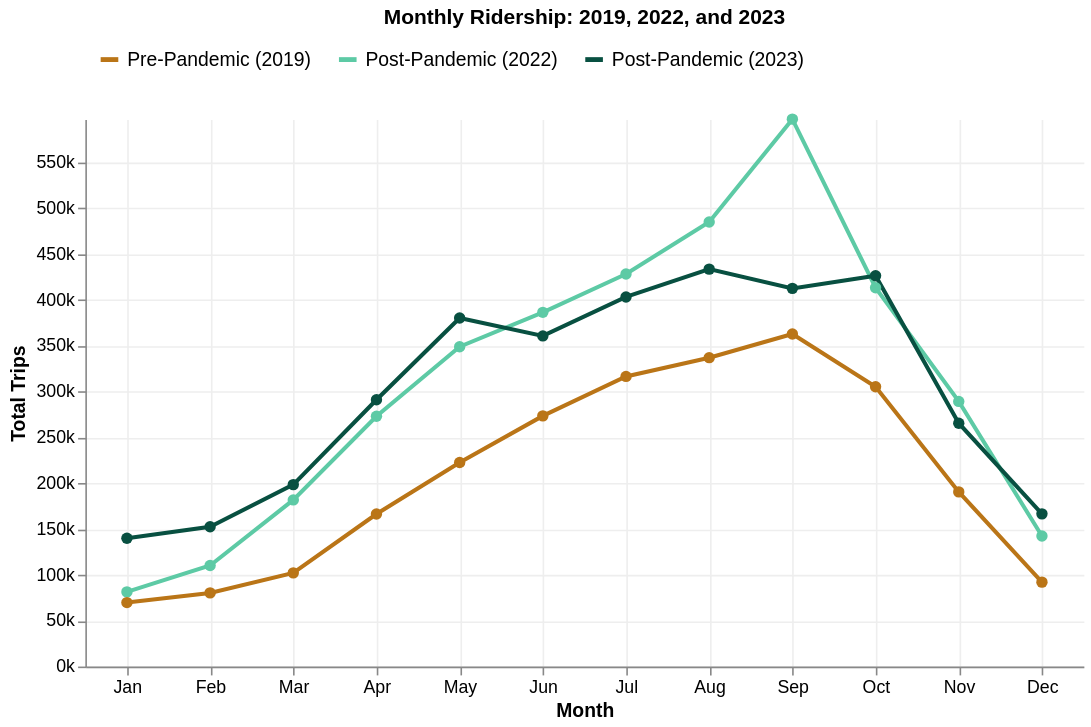

Write notebook code for a chart like this one.
### Markdown cell above
### Chart

### Code cell
year_select = alt.selection_point(fields=['period'], bind='legend')

tooltip = [
    alt.Tooltip('month_name:N',  title='Month'),
    alt.Tooltip('month_total:Q', title='Total trips',    format=','),
    alt.Tooltip('sub_count:Q',   title='Subscribers',    format=','),
    alt.Tooltip('sub_pct:Q',     title='Subscriber %',   format='.1f'),
    alt.Tooltip('cus_count:Q',   title='Casual riders',  format=','),
    alt.Tooltip('cus_pct:Q',     title='Casual %',       format='.1f'),
]

base = alt.Chart(monthly).encode(
    x=alt.X('month_name:N',
            sort=MONTH_ORDER,
            title='Month',
            axis=alt.Axis(labelAngle=0)),
    color=alt.Color('period:N',
                    sort=PERIOD_ORDER,
                    scale=alt.Scale(
                        domain=list(COLORS.keys()),
                        range=list(COLORS.values())
                    ),
                    legend=alt.Legend(
                        title=None,
                        orient='top',
                        symbolType='stroke',
                        symbolStrokeWidth=3,
                        labelFontSize=12,
                    )),
)

lines = base.mark_line(
    strokeWidth=2.5,
    point=alt.OverlayMarkDef(size=50, filled=True)
).encode(
    y=alt.Y('month_total:Q',
            title='Total Trips',
            axis=alt.Axis(format='~s'),
            scale=alt.Scale(domainMin=0)),
    opacity=alt.condition(year_select, alt.value(1.0), alt.value(0.15)),
    tooltip=tooltip
).add_params(year_select)

viz1_chart = lines.properties(
    title='Monthly Ridership: 2019, 2022, and 2023',
    width=620,
    height=340,
).configure_view(
    strokeWidth=0
).configure_axis(
    grid=True,
    gridColor='#eeeeee',
    labelFontSize=11,
    titleFontSize=12,
).configure_legend(
    labelFontSize=12,
    symbolSize=120,
    padding=8,
)

viz1_chart.display()

### Figure 1 — Vega-Lite specification as saved in the notebook (floating-point values rounded to 4 significant figures)
{"config": {"view": {"continuousWidth": 300, "continuousHeight": 300, "strokeWidth": 0}, "axis": {"grid": true, "gridColor": "#eeeeee", "labelFontSize": 11, "titleFontSize": 12}, "legend": {"labelFontSize": 12, "padding": 8, "symbolSize": 120}}, "data": {"name": "data-fcb388ecd736359938dc05faa99c8392"}, "mark": {"type": "line", "point": {"filled": true, "size": 50}, "strokeWidth": 2.5}, "encoding": {"color": {"field": "period", "legend": {"labelFontSize": 12, "orient": "top", "symbolStrokeWidth": 3, "symbolType": "stroke", "title": null}, "scale": {"domain": ["Pre-Pandemic (2019)", "Post-Pandemic (2022)", "Post-Pandemic (2023)"], "range": ["#BA7517", "#5DCAA5", "#085041"]}, "sort": ["Pre-Pandemic (2019)", "Post-Pandemic (2022)", "Post-Pandemic (2023)"], "type": "nominal"}, "opacity": {"condition": {"param": "param_87696c9352ab385f", "value": 1.0}, "value": 0.15}, "tooltip": [{"field": "month_name", "title": "Month", "type": "nominal"}, {"field": "month_total", "format": ",", "title": "Total trips", "type": "quantitative"}, {"field": "sub_count", "format": ",", "title": "Subscribers", "type": "quantitative"}, {"field": "sub_pct", "format": ".1f", "title": "Subscriber %", "type": "quantitative"}, {"field": "cus_count", "format": ",", "title": "Casual riders", "type": "quantitative"}, {"field": "cus_pct", "format": ".1f", "title": "Casual %", "type": "quantitative"}], "x": {"axis": {"labelAngle": 0}, "field": "month_name", "sort": ["Jan", "Feb", "Mar", "Apr", "May", "Jun", "Jul", "Aug", "Sep", "Oct", "Nov", "Dec"], "title": "Month", "type": "nominal"}, "y": {"axis": {"format": "~s"}, "field": "month_total", "scale": {"domainMin": 0}, "title": "Total Trips", "type": "quantitative"}}, "height": 340, "params": [{"name": "param_87696c9352ab385f", "select": {"type": "point", "fields": ["period"]}, "bind": "legend"}], "title": "Monthly Ridership: 2019, 2022, and 2023", "width": 620, "$schema": "https://vega.github.io/schema/vega-lite/v6.1.0.json", "datasets": {"data-fcb388ecd736359938dc05faa99c8392": [{"period": "Post-Pandemic (2022)", "month": 1, "month_name": "Jan", "month_total": 81478, "sub_count": 72611, "sub_avg_dur": 12.3, "sub_pct": 89.1, "cus_pct": 10.9, "cus_count": 8867}, {"period": "Post-Pandemic (2022)", "month": 2, "month_name": "Feb", "month_total": 110248, "sub_count": 94843, "sub_avg_dur": 12.4, "sub_pct": 86.0, "cus_pct": 14.0, "cus_count": 15405}, {"period": "Post-Pandemic (2022)", "month": 3, "month_name": "Mar", "month_total": 181849, "sub_count": 142666, "sub_avg_dur": 12.7, "sub_pct": 78.5, "cus_pct": 21.5, "cus_count": 39183}, {"period": "Post-Pandemic (2022)", "month": 4, "month_name": "Apr", "month_total": 273170, "sub_count": 199985, "sub_avg_dur": 12.9, "sub_pct": 73.2, "cus_pct": 26.8, "cus_count": 73185}, {"period": "Post-Pandemic (2022)", "month": 5, "month_name": "May", "month_total": 349030, "sub_count": 234320, "sub_avg_dur": 13.8, "sub_pct": 67.1, "cus_pct": 32.9, "cus_count": 114710}, {"period": "Post-Pandemic (2022)", "month": 6, "month_name": "Jun", "month_total": 386576, "sub_count": 265391, "sub_avg_dur": 14.4, "sub_pct": 68.7, "cus_pct": 31.3, "cus_count": 121185}, {"period": "Post-Pandemic (2022)", "month": 7, "month_name": "Jul", "month_total": 428476, "sub_count": 290686, "sub_avg_dur": 14.2, "sub_pct": 67.8, "cus_pct": 32.2, "cus_count": 137790}, {"period": "Post-Pandemic (2022)", "month": 8, "month_name": "Aug", "month_total": 485176, "sub_count": 372182, "sub_avg_dur": 15.5, "sub_pct": 76.7, "cus_pct": 23.3, "cus_count": 112994}, {"period": "Post-Pandemic (2022)", "month": 9, "month_name": "Sep", "month_total": 597449, "sub_count": 512363, "sub_avg_dur": 15.5, "sub_pct": 85.8, "cus_pct": 14.2, "cus_count": 85086}, {"period": "Post-Pandemic (2022)", "month": 10, "month_name": "Oct", "month_total": 413453, "sub_count": 304247, "sub_avg_dur": 13.1, "sub_pct": 73.6, "cus_pct": 26.4, "cus_count": 109206}, {"period": "Post-Pandemic (2022)", "month": 11, "month_name": "Nov", "month_total": 289350, "sub_count": 223737, "sub_avg_dur": 12.7, "sub_pct": 77.3, "cus_pct": 22.7, "cus_count": 65613}, {"period": "Post-Pandemic (2022)", "month": 12, "month_name": "Dec", "month_total": 142467, "sub_count": 118766, "sub_avg_dur": 12.1, "sub_pct": 83.4, "cus_pct": 16.6, "cus_count": 23701}, {"period": "Post-Pandemic (2023)", "month": 1, "month_name": "Jan", "month_total": 139949, "sub_count": 118243, "sub_avg_dur": 12.3, "sub_pct": 84.5, "cus_pct": 15.5, "cus_count": 21706}, {"period": "Post-Pandemic (2023)", "month": 2, "month_name": "Feb", "month_total": 152554, "sub_count": 128622, "sub_avg_dur": 12.1, "sub_pct": 84.3, "cus_pct": 15.7, "cus_count": 23932}, {"period": "Post-Pandemic (2023)", "month": 3, "month_name": "Mar", "month_total": 198551, "sub_count": 161509, "sub_avg_dur": 12.3, "sub_pct": 81.3, "cus_pct": 18.7, "cus_count": 37042}, {"period": "Post-Pandemic (2023)", "month": 4, "month_name": "Apr", "month_total": 291152, "sub_count": 212220, "sub_avg_dur": 13.2, "sub_pct": 72.9, "cus_pct": 27.1, "cus_count": 78932}, {"period": "Post-Pandemic (2023)", "month": 5, "month_name": "May", "month_total": 380419, "sub_count": 258139, "sub_avg_dur": 13.9, "sub_pct": 67.9, "cus_pct": 32.1, "cus_count": 122280}, {"period": "Post-Pandemic (2023)", "month": 6, "month_name": "Jun", "month_total": 360849, "sub_count": 256232, "sub_avg_dur": 14.1, "sub_pct": 71.0, "cus_pct": 29.0, "cus_count": 104617}, {"period": "Post-Pandemic (2023)", "month": 7, "month_name": "Jul", "month_total": 403365, "sub_count": 279260, "sub_avg_dur": 14.3, "sub_pct": 69.2, "cus_pct": 30.8, "cus_count": 124105}, {"period": "Post-Pandemic (2023)", "month": 8, "month_name": "Aug", "month_total": 433755, "sub_count": 297534, "sub_avg_dur": 14.1, "sub_pct": 68.6, "cus_pct": 31.4, "cus_count": 136221}, {"period": "Post-Pandemic (2023)", "month": 9, "month_name": "Sep", "month_total": 412744, "sub_count": 301503, "sub_avg_dur": 13.6, "sub_pct": 73.0, "cus_pct": 27.0, "cus_count": 111241}, {"period": "Post-Pandemic (2023)", "month": 10, "month_name": "Oct", "month_total": 426490, "sub_count": 317067, "sub_avg_dur": 13.4, "sub_pct": 74.3, "cus_pct": 25.7, "cus_count": 109423}, {"period": "Post-Pandemic (2023)", "month": 11, "month_name": "Nov", "month_total": 265570, "sub_count": 212248, "sub_avg_dur": 12.8, "sub_pct": 79.9, "cus_pct": 20.1, "cus_count": 53322}, {"period": "Post-Pandemic (2023)", "month": 12, "month_name": "Dec", "month_total": 166630, "sub_count": 133939, "sub_avg_dur": 13.6, "sub_pct": 80.4, "cus_pct": 19.6, "cus_count": 32691}, {"period": "Pre-Pandemic (2019)", "month": 1, "month_name": "Jan", "month_total": 69815, "sub_count": 65063, "sub_avg_dur": 12.2, "sub_pct": 93.2, "cus_pct": 6.8, "cus_count": 4752}, {"period": "Pre-Pandemic (2019)", "month": 2, "month_name": "Feb", "month_total": 80380, "sub_count": 73668, "sub_avg_dur": 11.8, "sub_pct": 91.6, "cus_pct": 8.4, "cus_count": 6712}, {"period": "Pre-Pandemic (2019)", "month": 3, "month_name": "Mar", "month_total": 102242, "sub_count": 87812, "sub_avg_dur": 12.4, "sub_pct": 85.9, "cus_pct": 14.1, "cus_count": 14430}, {"period": "Pre-Pandemic (2019)", "month": 4, "month_name": "Apr", "month_total": 166500, "sub_count": 131826, "sub_avg_dur": 13.0, "sub_pct": 79.2, "cus_pct": 20.8, "cus_count": 34674}, {"period": "Pre-Pandemic (2019)", "month": 5, "month_name": "May", "month_total": 222725, "sub_count": 170937, "sub_avg_dur": 13.4, "sub_pct": 76.7, "cus_pct": 23.3, "cus_count": 51788}, {"period": "Pre-Pandemic (2019)", "month": 6, "month_name": "Jun", "month_total": 273589, "sub_count": 200179, "sub_avg_dur": 14.5, "sub_pct": 73.2, "cus_pct": 26.8, "cus_count": 73410}, {"period": "Pre-Pandemic (2019)", "month": 7, "month_name": "Jul", "month_total": 316641, "sub_count": 234807, "sub_avg_dur": 14.3, "sub_pct": 74.2, "cus_pct": 25.8, "cus_count": 81834}, {"period": "Pre-Pandemic (2019)", "month": 8, "month_name": "Aug", "month_total": 337101, "sub_count": 250055, "sub_avg_dur": 14.0, "sub_pct": 74.2, "cus_pct": 25.8, "cus_count": 87046}, {"period": "Pre-Pandemic (2019)", "month": 9, "month_name": "Sep", "month_total": 362918, "sub_count": 280948, "sub_avg_dur": 13.3, "sub_pct": 77.4, "cus_pct": 22.6, "cus_count": 81970}, {"period": "Pre-Pandemic (2019)", "month": 10, "month_name": "Oct", "month_total": 305309, "sub_count": 248745, "sub_avg_dur": 12.7, "sub_pct": 81.5, "cus_pct": 18.5, "cus_count": 56564}, {"period": "Pre-Pandemic (2019)", "month": 11, "month_name": "Nov", "month_total": 190626, "sub_count": 162283, "sub_avg_dur": 12.0, "sub_pct": 85.1, "cus_pct": 14.9, "cus_count": 28343}, {"period": "Pre-Pandemic (2019)", "month": 12, "month_name": "Dec", "month_total": 92119, "sub_count": 81278, "sub_avg_dur": 11.9, "sub_pct": 88.2, "cus_pct": 11.8, "cus_count": 10841}]}}
